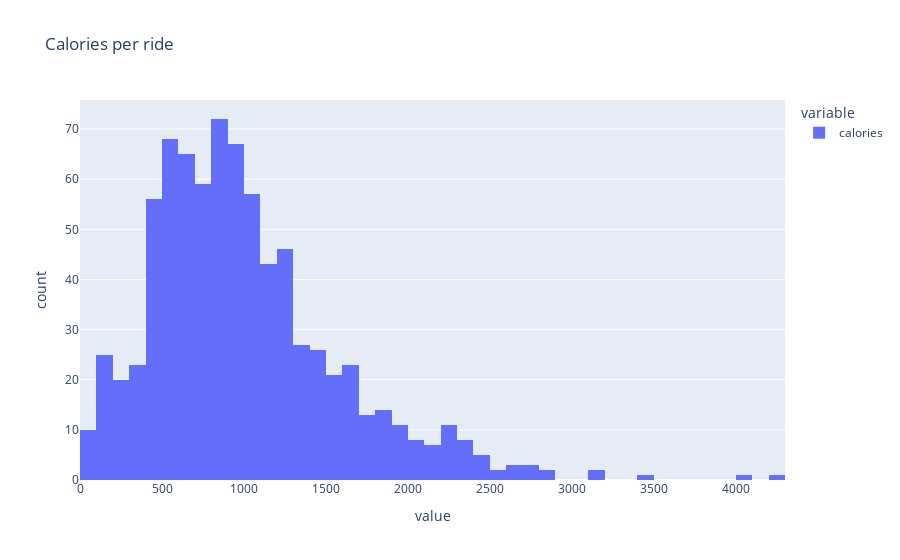

Notebook code for this chart:
### Markdown cell above
Since *calories* is our target variable, let's explore the way it's distributed.
Using a simple interactive histogram we can appreciate how the distribution has a long tail on the right and almost none on the left.

### Code cell
#Histogram using Plotly.

df['calories'].hist(title="Calories per ride")

### Figure 1 — Plotly figure (JSON) as saved in the notebook; plotly's stock layout.template omitted (floating-point values rounded to 4 significant figures; data arrays with more than 128 entries replaced by an {"elided": "..."} marker saying what was removed)
{"data": [{"alignmentgroup": "True", "bingroup": "x", "hovertemplate": "variable=calories<br>value=%{x}<br>count=%{y}<extra></extra>", "legendgroup": "calories", "marker": {"color": "#636efa"}, "name": "calories", "offsetgroup": "calories", "orientation": "v", "showlegend": true, "type": "histogram", "x": {"elided": "800 int values"}, "xaxis": "x", "yaxis": "y"}], "layout": {"barmode": "relative", "legend": {"title": {"text": "variable"}, "tracegroupgap": 0}, "title": {"text": "Calories per ride"}, "xaxis": {"anchor": "y", "domain": [0, 1], "title": {"text": "value"}}, "yaxis": {"anchor": "x", "domain": [0, 1], "title": {"text": "count"}}}}
